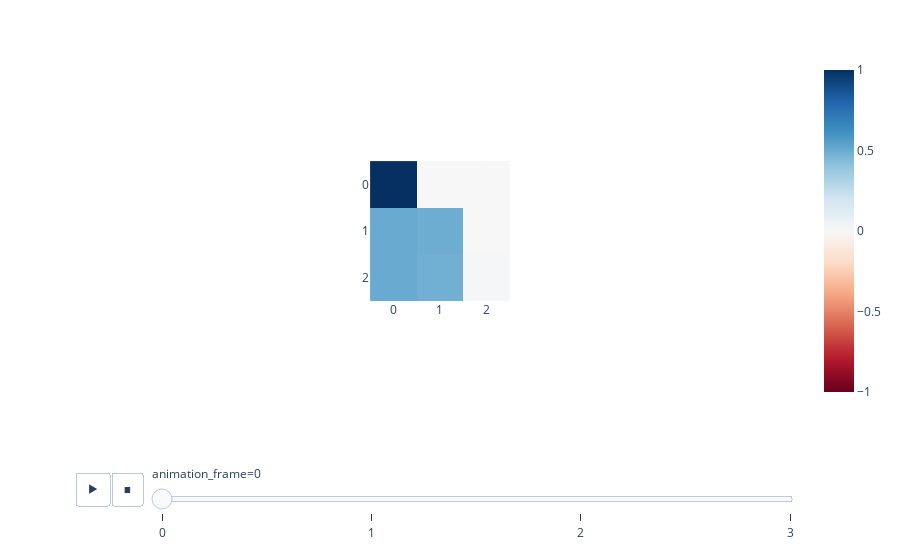

Notebook code cell kept with this figure:
### Code cell
attn_pattern = full_cache['blocks.0.attn.hook_pattern']

imshow(attn_pattern.mean(dim=0), animation_frame=0)

### Figure 1 — Plotly figure (JSON) as saved in the notebook; plotly's stock layout.template omitted (floating-point values rounded to 4 significant figures)
{"data": [{"coloraxis": "coloraxis", "hovertemplate": "x: %{x}<br>y: %{y}<br>color: %{z}<extra></extra>", "name": "0", "type": "heatmap", "xaxis": "x", "yaxis": "y", "z": [[1, 0, 0], [0.5044, 0.4956, 0], [0.5041, 0.4822, 0.01369]]}], "layout": {"autosize": true, "coloraxis": {"cmid": 0, "colorscale": [[0, "rgb(103,0,31)"], [0.1, "rgb(178,24,43)"], [0.2, "rgb(214,96,77)"], [0.3, "rgb(244,165,130)"], [0.4, "rgb(253,219,199)"], [0.5, "rgb(247,247,247)"], [0.6, "rgb(209,229,240)"], [0.7, "rgb(146,197,222)"], [0.8, "rgb(67,147,195)"], [0.9, "rgb(33,102,172)"], [1, "rgb(5,48,97)"]]}, "margin": {"t": 60}, "sliders": [{"active": 0, "currentvalue": {"prefix": "animation_frame="}, "len": 0.9, "pad": {"b": 10, "t": 60}, "steps": [{"args": [["0"], {"frame": {"duration": 0, "redraw": true}, "fromcurrent": true, "mode": "immediate", "transition": {"duration": 0, "easing": "linear"}}], "label": "0", "method": "animate"}, {"args": [["1"], {"frame": {"duration": 0, "redraw": true}, "fromcurrent": true, "mode": "immediate", "transition": {"duration": 0, "easing": "linear"}}], "label": "1", "method": "animate"}, {"args": [["2"], {"frame": {"duration": 0, "redraw": true}, "fromcurrent": true, "mode": "immediate", "transition": {"duration": 0, "easing": "linear"}}], "label": "2", "method": "animate"}, {"args": [["3"], {"frame": {"duration": 0, "redraw": true}, "fromcurrent": true, "mode": "immediate", "transition": {"duration": 0, "easing": "linear"}}], "label": "3", "method": "animate"}], "x": 0.1, "xanchor": "left", "y": 0, "yanchor": "top"}], "updatemenus": [{"buttons": [{"args": [null, {"frame": {"duration": 500, "redraw": true}, "fromcurrent": true, "mode": "immediate", "transition": {"duration": 500, "easing": "linear"}}], "label": "&#9654;", "method": "animate"}, {"args": [[null], {"frame": {"duration": 0, "redraw": true}, "fromcurrent": true, "mode": "immediate", "transition": {"duration": 0, "easing": "linear"}}], "label": "&#9724;", "method": "animate"}], "direction": "left", "pad": {"r": 10, "t": 70}, "showactive": false, "type": "buttons", "x": 0.1, "xanchor": "right", "y": 0, "yanchor": "top"}], "xaxis": {"anchor": "y", "autorange": true, "constrain": "domain", "domain": [0.4029, 0.5971], "range": [-0.5, 2.5], "scaleanchor": "y"}, "yaxis": {"anchor": "x", "autorange": true, "constrain": "domain", "domain": [0, 1], "range": [2.5, -0.5]}}}
